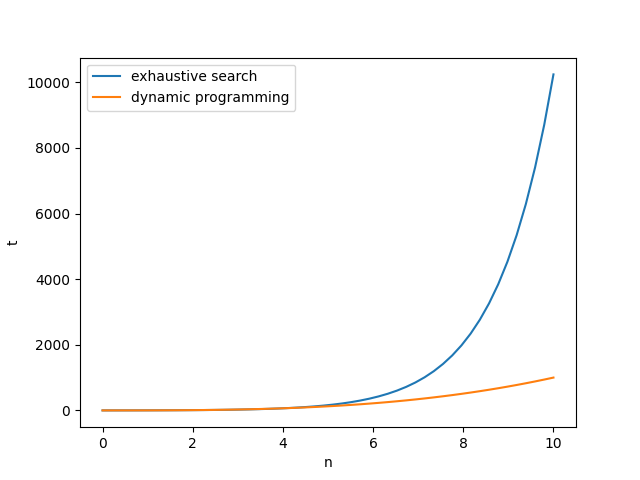

The Python source for this figure:
import numpy as np
import matplotlib.pyplot as plt

x = np.linspace(0, 10)

y1 = []
for i in range(len(x)):
    y1.append(x[i] * (2**x[i]))

y2 = []
for i in range(len(x)):
    y2.append(x[i]**3)

line1 = plt.plot(x, y1, label="exhaustive search")
line2 = plt.plot(x, y2, label="dynamic programming")

plt.ylabel('t')
plt.xlabel('n')
plt.legend()
plt.savefig("graph.png")
# plt.show()